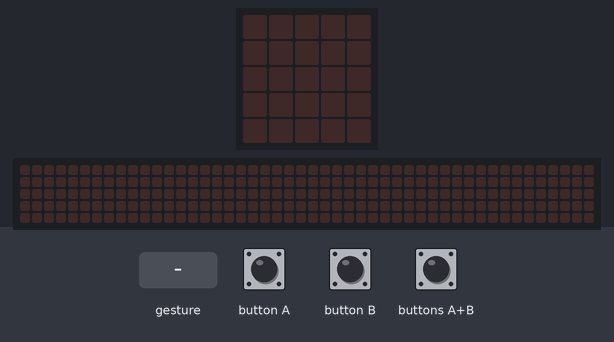
The program below on a simulated BBC micro:bit (MakeCode). On the bench: the board's 5×5 LED display, a strip that is not on the board, showing the scrolling text unrolled. Inputs (shaded band) come from the test bench. The 48×5 strip is a reading aid, not a part: it shows the text the display is scrolling, unrolled, one strip-width of it at a time.

Above: at 1.2 s.
1.3 s: button A pressed for 0.15 s
At 1.52 s:
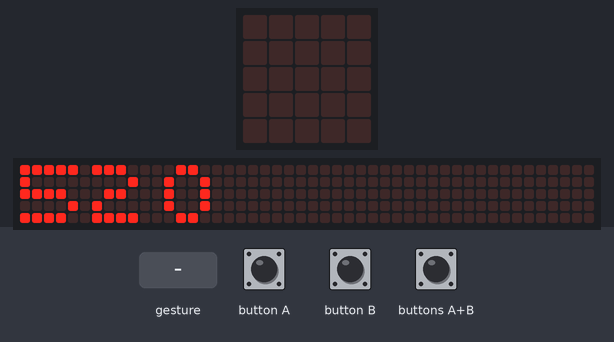
At 1.97 s:
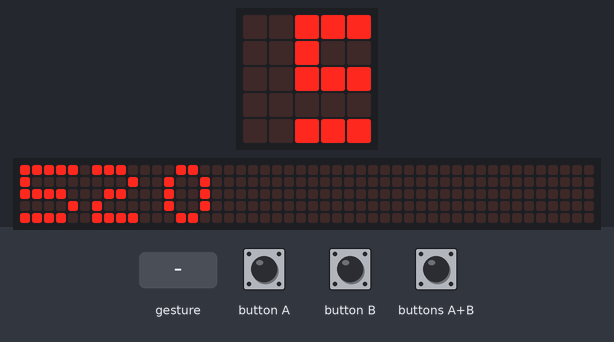
4.3 s: sound turns loud
At 5.25 s:
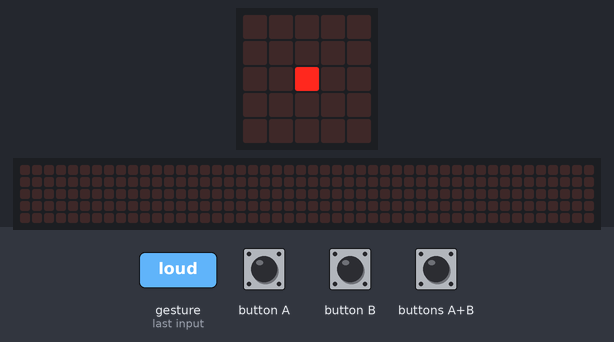
Timing chart, 0 to 7.3 s (numbered marks = the images above; inputs shaded):
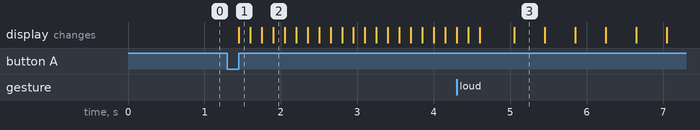

The program:

main.ts
```typescript
input.onButtonPressed(Button.A, function () {
    basic.showNumber(520)
})
input.onButtonPressed(Button.AB, function () {
    basic.showLeds(`
        . # . # .
        # . # . #
        # . . . #
        . # . # .
        . . # . .
        `)
})
input.onButtonPressed(Button.B, function () {
    basic.showString("I love You")
})
input.onSound(DetectedSound.Loud, function () {
    for (let index = 0; index < 99; index++) {
        basic.showLeds(`
            . . . . .
            . . . . .
            . . # . .
            . . . . .
            . . . . .
            `)
        basic.showLeds(`
            . # . # .
            # . # # #
            # . . . #
            . # . # .
            . . # . .
            `)
        basic.showLeds(`
            . # . # .
            # # # # #
            # # # # #
            . # # # .
            . . # . .
            `)
    }
})
```

test.ts
```typescript
// 在這裡測試；當此封包作為擴充功能時，將不會編譯此內容。
```

Measured:
- after the input at 1.3 s, the display: changes after 0.15 s (image 1)
- after the input at 4.3 s, the display: first differs from a run without the input after 0.75 s (image 3)
- what the display in image 3 shows lasts 0.4 s, from 5.1 s to 5.5 s
